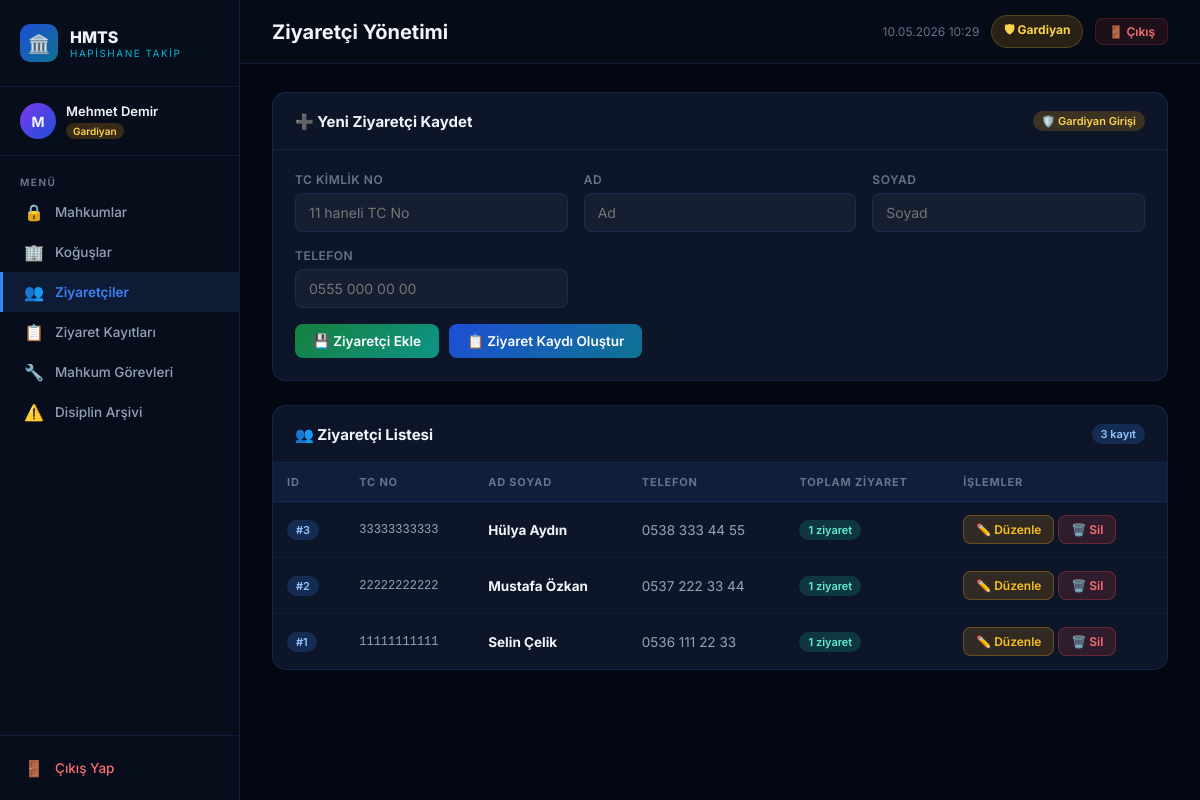
Page /frontend/ziyaretciler.php (signed in) on the committed database.
### tables this page shows
CREATE TABLE IF NOT EXISTS ziyaretciler (
    ziyaretci_id  INT AUTO_INCREMENT PRIMARY KEY,
    tc_no         VARCHAR(11),
    ad            VARCHAR(100) NOT NULL,
    soyad         VARCHAR(100) NOT NULL,
    telefon       VARCHAR(20)
);

### frontend/ziyaretciler.php (the view, shortened to what this page needs)
<?php
require_once '../../backend/baglanti.php';
require_once '_layout.php';
$user_role = $_SESSION['hmts_user_role'] ?? '';
$ziyaretciler = mysqli_query($baglanti, "
    SELECT z.*, COUNT(zk.ziyaret_id) AS ziyaret_sayisi
    FROM ziyaretciler z
    LEFT JOIN ziyaret_kayitlari zk ON z.ziyaretci_id = zk.ziyaretci_id
    GROUP BY z.ziyaretci_id
    ORDER BY z.ziyaretci_id DESC
");
?>
<div class="card" style="margin-bottom:24px;">
    <div class="card-header">
        <span class="card-title">➕ Yeni Ziyaretçi Kaydet</span>
        <?php if ($user_role === 'Gardiyan'): ?>
        <span class="badge badge-yellow">🛡️ Gardiyan Girişi</span>
        <?php endif; ?>
    </div>
    <div class="card-body">
        <form action="ziyaretciler.php" method="GET">
            <div class="form-grid">
                <div class="form-group">
                    <label class="form-label">TC Kimlik No</label>
                    <input class="form-control" type="text" name="tc_no" placeholder="11 haneli TC No" maxlength="11">
                </div>
                <div class="form-group">
                    <label class="form-label">Ad</label>
                    <input class="form-control" type="text" name="ad" placeholder="Ad" required>
                </div>
                <div class="form-group">
                    <label class="form-label">Soyad</label>
                    <input class="form-control" type="text" name="soyad" placeholder="Soyad" required>
                </div>
                <div class="form-group">
                    <label class="form-label">Telefon</label>
                    <input class="form-control" type="text" name="telefon" placeholder="0555 000 00 00">
                </div>
            </div>
            <div style="margin-top:16px; display:flex; gap:10px; align-items:center;">
                <button type="submit" name="kaydet" value="1" class="btn btn-success">💾 Ziyaretçi Ekle</button>
                <a href="ziyaret_kayitlari.php" class="btn btn-primary">📋 Ziyaret Kaydı Oluştur</a>
            </div>
        </form>
    </div>
</div>
<div class="card">
    <div class="card-header">
        <span class="card-title">👥 Ziyaretçi Listesi</span>
        <span class="badge badge-blue"><?= mysqli_num_rows($ziyaretciler) ?> kayıt</span>
    </div>
    <div class="table-wrap">
        <table>
            <thead><tr><th>ID</th><th>TC No</th><th>Ad Soyad</th><th>Telefon</th><th>Toplam Ziyaret</th><th>İşlemler</th></tr></thead>
            <tbody>
            <?php if (mysqli_num_rows($ziyaretciler) === 0): ?>
                <tr><td colspan="6"><div class="empty-state"><div class="empty-icon">👥</div><p>Henüz ziyaretçi kaydı yok.</p></div></td></tr>
            <?php else: while ($z = mysqli_fetch_assoc($ziyaretciler)): ?>
                <tr>
                    <td><span class="badge badge-blue">#<?= $z['ziyaretci_id'] ?></span></td>
                    <td style="font-family:monospace;font-size:12px;"><?= htmlspecialchars($z['tc_no'] ?? '–') ?></td>
                    <td><strong style="color:var(--text)"><?= htmlspecialchars($z['ad'] . ' ' . $z['soyad']) ?></strong></td>
                    <td><?= htmlspecialchars($z['telefon'] ?? '–') ?></td>
                    <td>
                        <?php if ($z['ziyaret_sayisi'] > 0): ?>
                        <span class="badge badge-teal"><?= $z['ziyaret_sayisi'] ?> ziyaret</span>
                        <?php else: ?>
                        <span class="badge badge-yellow">Henüz yok</span>
                        <?php endif; ?>
                    </td>
                    <td style="white-space:nowrap;">
                        <button onclick="doldurDuzenle(<?= htmlspecialchars(json_encode($z)) ?>)" class="btn btn-warning btn-sm">✏️ Düzenle</button>
                        <a href="ziyaretciler.php?sil=1&ziyaretci_id=<?= $z['ziyaretci_id'] ?>" class="btn btn-danger btn-sm" onclick="return confirm('Ziyaretçiyi ve tüm ziyaret kayıtlarını silmek istiyor musunuz?')">🗑️ Sil</a>
                    </td>
                </tr>
            <?php endwhile; endif; ?>
            </tbody>
        </table>
    </div>
</div>

### frontend/_layout.php (style rules this page uses)
*, *::before, *::after { box-sizing: border-box; margin: 0; padding: 0; }
:root { --sidebar-w: 240px; --primary: #3b82f6; --primary-d: #1d4ed8; --accent: #06b6d4; --success: #22c55e; --warning: #f59e0b; --danger: #ef4444; --bg-deep: #030712; --bg-sidebar: #070d1a; --bg-card: #0d1629; --bg-card2: #111d35; --border: rgba(59,130,246,0.15); --border-h: rgba(59,130,246,0.4); --text: #f1f5f9; --text-muted: #64748b; --text-sub: #94a3b8; }
html, body { height: 100%; }
body { font-family: 'Inter', sans-serif; background: var(--bg-deep); color: var(--text); display: flex; min-height: 100vh; }
.card { background: var(--bg-card); border: 1px solid var(--border); border-radius: 14px; overflow: hidden; }
.card-header { padding: 18px 22px; border-bottom: 1px solid var(--border); display: flex; align-items: center; justify-content: space-between; }
.card-title { font-size: 15px; font-weight: 700; color: var(--text); }
.card-body { padding: 22px; }
.form-grid { display: grid; grid-template-columns: repeat(auto-fit, minmax(220px,1fr)); gap: 16px; }
.form-group { display: flex; flex-direction: column; gap: 6px; }
.form-label { font-size: 12px; font-weight: 600; color: var(--text-muted); letter-spacing: 0.5px; text-transform: uppercase; }
.form-control { padding: 10px 13px; background: rgba(255,255,255,0.04); border: 1px solid var(--border); border-radius: 8px; color: var(--text); font-size: 14px; font-family: inherit; outline: none; transition: all 0.2s; }
.btn { display: inline-flex; align-items: center; gap: 7px; padding: 9px 18px; border: none; border-radius: 8px; font-size: 13.5px; font-weight: 600; font-family: inherit; cursor: pointer; text-decoration: none; transition: all 0.2s; }
.btn-primary { background: linear-gradient(135deg,#1d4ed8,#0e7490); color:#fff; }
.btn-success { background: linear-gradient(135deg,#15803d,#0e9488); color:#fff; }
.btn-danger { background: rgba(239,68,68,0.15); color:#f87171; border:1px solid rgba(239,68,68,0.3); }
.btn-warning { background: rgba(245,158,11,0.15); color:#fbbf24; border:1px solid rgba(245,158,11,0.3); }
.btn-sm { padding: 6px 12px; font-size: 12px; }
.table-wrap { overflow-x: auto; }
table { width: 100%; border-collapse: collapse; }
thead tr { background: rgba(59,130,246,0.08); }
th { padding: 12px 14px; font-size: 11px; font-weight: 700; color: var(--text-muted); text-align: left; letter-spacing: 0.8px; text-transform: uppercase; border-bottom: 1px solid var(--border); white-space: nowrap; }
td { padding: 13px 14px; font-size: 13.5px; color: var(--text-sub); border-bottom: 1px solid rgba(59,130,246,0.06); }
tbody tr { transition: background 0.15s; }
tbody tr:last-child td { border-bottom: none; }
.badge { display: inline-flex; align-items: center; gap: 4px; padding: 3px 9px; border-radius: 20px; font-size: 11px; font-weight: 600; }
.badge-blue { background:rgba(59,130,246,0.2); color:#93c5fd; }
.badge-yellow { background:rgba(245,158,11,0.2); color:#fcd34d; }
.badge-teal { background:rgba(20,184,166,0.2); color:#5eead4; }

### rows in the picture
ziyaretciler: ziyaretci_id "3", tc_no "33333333333", ad+soyad "Hülya Aydın", telefon "0538 333 44 55", ziyaret_sayisi "1"
ziyaretciler: ziyaretci_id "2", tc_no "22222222222", ad+soyad "Mustafa Özkan", telefon "0537 222 33 44", ziyaret_sayisi "1"
ziyaretciler: ziyaretci_id "1", tc_no "11111111111", ad+soyad "Selin Çelik", telefon "0536 111 22 33", ziyaret_sayisi "1"

### other values in the picture
mb_substr($user_name, 0, 1) "M"
$user_name "Mehmet Demir"
$user_role "Gardiyan"
$item['icon'] "🔒"
$item['label'] "Mahkumlar"
$item['icon'] "🏢"
$item['label'] "Koğuşlar"
$item['icon'] "👥"
$item['label'] "Ziyaretçiler"
$item['icon'] "📋"
$item['label'] "Ziyaret Kayıtları"
$item['icon'] "🔧"
$item['label'] "Mahkum Görevleri"
$item['icon'] "⚠️"
$item['label'] "Disiplin Arşivi"
